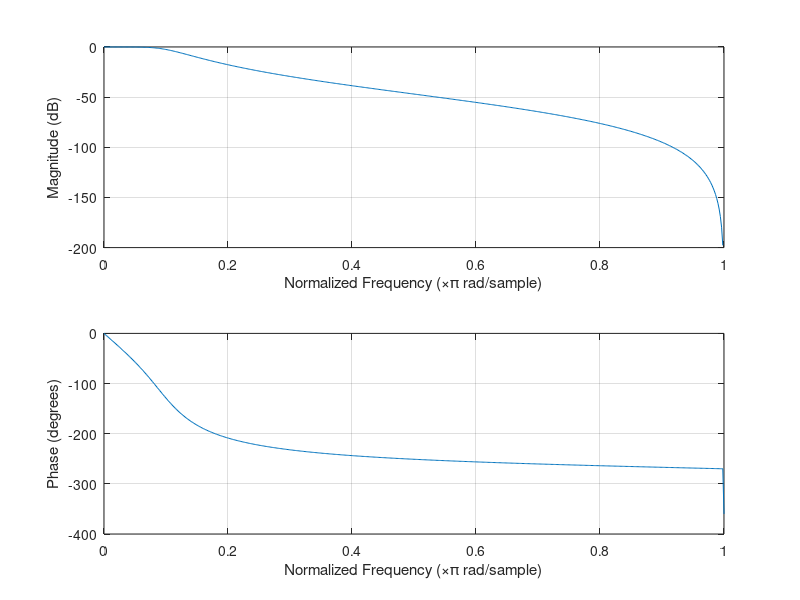

Recreate this plot in MATLAB. (Note: this script raises an error after producing the figure.)
clear all; close all; clc;

Fs = 48000;
% samples taken in
N = 256;
% digital time
n = 1:N;

% frequencies in Hz
f1 = 21600;
f2 = 500;

% digital signals
x1 = sin((2*pi/Fs)*f1*n);
x2 = sin((2*pi/Fs)*f2*n);

% digital signal
x = x1 + x2;

%{
    set up the filter
    get zeros, poles and gain
    then convert to 2nd order sections
    
    # of rows in sos matrix 
    is # of 2nd order sections
    it's = max of #p/2 and #z/2
%}

ORDER = 3;
fc = 5000;
cutoff = fc/Fs;

[z,p,k] = butter(ORDER,cutoff);
[b,a] = butter(ORDER,cutoff);
% including 'down' and 'two' causes b0 != 1
% so iir loop below will have a third output_acc line
[sos,g] = zp2sos(z,p,k);

%{
    see note about embedding gain on mathworks page
    about zp2sos.  they say use ss2sos with two
    outputs instead.
%}

freqz(b,a);
hold on;
refline([0 -3]);

% --------- TEST MATLAB GENERATED FILTER -------- %
%{
% plot filter for reference
% w/ ORDER = 2, response is kinda weird but 
% actual output is best so go figure...
%fvtool(sos);

figure;
plot(n,x);


xFiltered = filter(b,a,x);
hold on;
plot(n, xFiltered,'LineWidth',2);

%}


% ----- CREATE COEFFS MATRIX FROM SOS MATRIX ------ %

% matlab puts b's before a's in the rows
% but want it other way around
middle = ceil(size(sos,2)/2);
coeffs = sos;
% swap left for right blocks of matrix
coeffs(:,1:middle) = sos(:,(middle+1):end);
coeffs(:,(middle+1):end) = sos(:,1:middle);
% get rid of 1st col of 1's, a0
coeffs = coeffs(:,2:end);

% get rid of col of 1's for b0 if b0 is 1
% don't get rid of b0 if != 1 due to parameters in zp2sos
%coeffs = [coeffs(:,1:(middle-1)) coeffs(:,(middle+1):end)];

stages = size(sos,1);
history = zeros(1,2*stages);

% ------------ C-STYLE FILTER TEST ---------------- %

input_acc = 0;
output_acc = 0;
stages = size(sos,1);
history = zeros(1,2*stages);
output = zeros(1,length(x));

for i = 1:length(x)
    
    input = x(i);
    
    % gain factor before entering the stages
    % g from zp2sos isn't quite right
    % see note about embedding gain on zp2sos page
    input_acc = input*g;
    
    % for stepping through history buffer
    index = 1;

    for j = 1:stages
        
        % poles 
        input_acc = input_acc - coeffs(j,1)*history(index);
        input_acc = input_acc - coeffs(j,2)*history(index+1);
        
        %zeros
        % if don't pass params to zp2sos, then b0's = 1 and so
        % don't need the first multiply here which is for b0
        % so would change coeffs(j,4) to coeffs(j,3) and
        % coeffs(j,5) to coeffs(j,4) and get rid of first multiply
        % but multiplying by 1 is fine so just leaving it for now
        output_acc = input_acc*coeffs(j,3);
        output_acc = output_acc + coeffs(j,4)*history(index);
        output_acc = output_acc + coeffs(j,5)*history(index+1);
        
        % shift the history buffer
        history(index+1) = history(index);
        history(index) = input_acc;
        
        index = index + 2;
        
    end
    
    output(i) = output_acc;
    
end


figure;
plot(n,x);
hold on;
plot(n,output,'LineWidth',2);


% -------- END C-STYLE FILTER TEST ---------------- %



% reformat coeffs matris into one c-style array
coeff_array = reshape(coeffs.',1,[]);


theFileName = 'C:\wudtke_sconza_nunes\fallSHARC\ece395SHARC\coeffsIIR.h';
theFile = fopen(theFileName,'wt');

%fprintf(theFile,'#define N %d\n\n',N);
%fprintf(theFile,'#define ORDER %d\n',ORDER);
%{
    num coeffs is either stages * 4 or stages * 5
    it's stages * 4 in the usual case because each stage
    has two delay elements and each delay element
    has 1 feedback + 1 feedforward coefficient.
    but it's stages * 5 if 
    b0 is not equal to 1, which happens if 
    extra params are passed to zp2sos call above
%}
fprintf(theFile,'double coeffsIIR[%d] = {\n\n',stages*5);
fprintf(theFile,'\t%6.6f,\n',coeff_array(1:end-1));
fprintf(theFile,'\t%6.6f',coeff_array(end));
fprintf(theFile,'\n\n};\n\n');

fprintf(theFile,'//cutoff = %d\n', cutoff*Fs);
fprintf(theFile,'double gain = %6.20f;\n', g);
fprintf(theFile,'int stages = %d;\n',stages);

fprintf(theFile,'double history[%d] = {0.0};\n\n', length(history));

%{
fprintf(theFile,'double x[%d] = {\n\n',N);
fprintf(theFile,'\t%6.6f,\n',x(1:end-1));
fprintf(theFile,'\t%6.6f',x(end));
fprintf(theFile,'\n\n};');
%}



